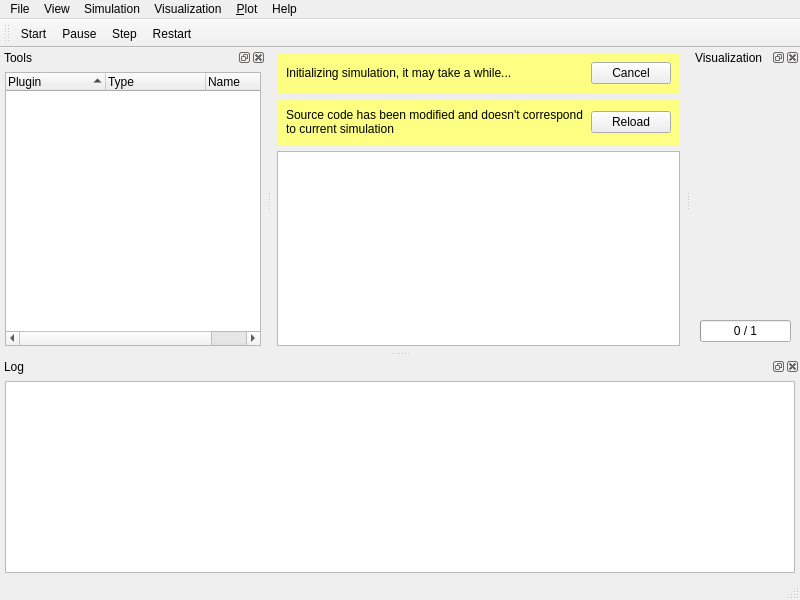
<?xml version="1.0" encoding="UTF-8"?>
<ui version="4.0">
 <class>MainWindow</class>
 <widget class="QMainWindow" name="MainWindow">
  <property name="geometry">
   <rect>
    <x>0</x>
    <y>0</y>
    <width>800</width>
    <height>600</height>
   </rect>
  </property>
  <property name="windowTitle">
   <string>[*]</string>
  </property>
  <property name="documentMode">
   <bool>false</bool>
  </property>
  <property name="dockOptions">
   <set>QMainWindow::AllowTabbedDocks|QMainWindow::AnimatedDocks|QMainWindow::VerticalTabs</set>
  </property>
  <property name="unifiedTitleAndToolBarOnMac">
   <bool>true</bool>
  </property>
  <widget class="QWidget" name="centralwidget">
   <layout class="QVBoxLayout" name="verticalLayout">
    <property name="leftMargin">
     <number>5</number>
    </property>
    <property name="topMargin">
     <number>5</number>
    </property>
    <property name="rightMargin">
     <number>5</number>
    </property>
    <property name="bottomMargin">
     <number>5</number>
    </property>
    <item>
     <widget class="QWidget" name="widgetInitializationInfo" native="true">
      <property name="styleSheet">
       <string notr="true">QWidget#widgetInitializationInfo { background-color: rgb(252, 255, 129); }</string>
      </property>
      <layout class="QHBoxLayout" name="horizontalLayoutInitializationInfo" stretch="1,0">
       <item>
        <widget class="QLabel" name="labelInitializationInfo">
         <property name="text">
          <string>Initializing simulation, it may take a while...</string>
         </property>
         <property name="textFormat">
          <enum>Qt::PlainText</enum>
         </property>
         <property name="wordWrap">
          <bool>true</bool>
         </property>
        </widget>
       </item>
       <item>
        <widget class="QPushButton" name="pushButtonInitializationCancel">
         <property name="text">
          <string>Cancel</string>
         </property>
        </widget>
       </item>
      </layout>
     </widget>
    </item>
    <item>
     <widget class="QWidget" name="widgetModified" native="true">
      <property name="styleSheet">
       <string notr="true">QWidget#widgetModified { background-color: rgb(252, 255, 129); }</string>
      </property>
      <layout class="QHBoxLayout" name="horizontalLayout_2" stretch="1,0">
       <item>
        <widget class="QLabel" name="labelModified">
         <property name="text">
          <string>Source code has been modified and doesn't correspond to current simulation</string>
         </property>
         <property name="textFormat">
          <enum>Qt::PlainText</enum>
         </property>
         <property name="wordWrap">
          <bool>true</bool>
         </property>
        </widget>
       </item>
       <item>
        <widget class="QPushButton" name="pushModifiedReload">
         <property name="text">
          <string>Reload</string>
         </property>
        </widget>
       </item>
      </layout>
     </widget>
    </item>
    <item>
     <widget class="QPlainTextEdit" name="plainTextSourceCode">
      <property name="font">
       <font>
        <family>Monospace</family>
       </font>
      </property>
      <property name="lineWrapMode">
       <enum>QPlainTextEdit::NoWrap</enum>
      </property>
      <property name="readOnly">
       <bool>false</bool>
      </property>
     </widget>
    </item>
   </layout>
  </widget>
  <widget class="QMenuBar" name="menubar">
   <property name="geometry">
    <rect>
     <x>0</x>
     <y>0</y>
     <width>800</width>
     <height>22</height>
    </rect>
   </property>
   <widget class="QMenu" name="menuFile">
    <property name="title">
     <string>File</string>
    </property>
    <addaction name="actionFileNew"/>
    <addaction name="actionFileOpen"/>
    <addaction name="actionFileSave"/>
    <addaction name="actionFileSaveAs"/>
    <addaction name="separator"/>
    <addaction name="actionFileRecent1"/>
    <addaction name="actionFileRecent2"/>
    <addaction name="actionFileRecent3"/>
    <addaction name="actionFileRecent4"/>
    <addaction name="actionFileRecent5"/>
    <addaction name="separator"/>
    <addaction name="actionFileExit"/>
   </widget>
   <widget class="QMenu" name="menuSimulation">
    <property name="title">
     <string>Simulation</string>
    </property>
    <addaction name="actionSimulationStart"/>
    <addaction name="actionSimulationStop"/>
    <addaction name="actionSimulationStep"/>
    <addaction name="actionSimulationReset"/>
   </widget>
   <widget class="QMenu" name="menuAbout">
    <property name="title">
     <string>Help</string>
    </property>
    <addaction name="actionHelpAbout"/>
   </widget>
   <widget class="QMenu" name="menuView">
    <property name="title">
     <string>View</string>
    </property>
    <addaction name="actionViewFullscreen"/>
    <addaction name="separator"/>
   </widget>
   <widget class="QMenu" name="menuVisualization">
    <property name="title">
     <string>Visualization</string>
    </property>
    <addaction name="actionVisualizationResetView"/>
    <addaction name="actionVisualizationScreenshot"/>
    <addaction name="separator"/>
   </widget>
   <widget class="QMenu" name="menu_Plot">
    <property name="title">
     <string>&amp;Plot</string>
    </property>
    <addaction name="actionPlotCreate"/>
   </widget>
   <addaction name="menuFile"/>
   <addaction name="menuView"/>
   <addaction name="menuSimulation"/>
   <addaction name="menuVisualization"/>
   <addaction name="menu_Plot"/>
   <addaction name="menuAbout"/>
  </widget>
  <widget class="QStatusBar" name="statusbar"/>
  <widget class="QToolBar" name="toolBar">
   <property name="windowTitle">
    <string>ToolBar</string>
   </property>
   <property name="movable">
    <bool>true</bool>
   </property>
   <property name="toolButtonStyle">
    <enum>Qt::ToolButtonTextUnderIcon</enum>
   </property>
   <property name="floatable">
    <bool>true</bool>
   </property>
   <attribute name="toolBarArea">
    <enum>TopToolBarArea</enum>
   </attribute>
   <attribute name="toolBarBreak">
    <bool>false</bool>
   </attribute>
   <addaction name="actionSimulationStart"/>
   <addaction name="actionSimulationStop"/>
   <addaction name="actionSimulationStep"/>
   <addaction name="actionSimulationReset"/>
  </widget>
  <widget class="QDockWidget" name="dockWidgetLog">
   <property name="windowTitle">
    <string>Log</string>
   </property>
   <attribute name="dockWidgetArea">
    <number>8</number>
   </attribute>
   <widget class="QWidget" name="dockWidgetLogContents">
    <layout class="QVBoxLayout" name="verticalLayout_4">
     <property name="leftMargin">
      <number>5</number>
     </property>
     <property name="topMargin">
      <number>5</number>
     </property>
     <property name="rightMargin">
      <number>5</number>
     </property>
     <property name="bottomMargin">
      <number>5</number>
     </property>
     <item>
      <widget class="QTextEdit" name="textEditLog">
       <property name="lineWrapMode">
        <enum>QTextEdit::NoWrap</enum>
       </property>
       <property name="readOnly">
        <bool>true</bool>
       </property>
      </widget>
     </item>
    </layout>
   </widget>
  </widget>
  <widget class="QDockWidget" name="dockWidgetTools">
   <property name="windowTitle">
    <string>Tools</string>
   </property>
   <attribute name="dockWidgetArea">
    <number>1</number>
   </attribute>
   <widget class="QWidget" name="dockWidgetContents">
    <layout class="QHBoxLayout" name="horizontalLayout">
     <property name="leftMargin">
      <number>5</number>
     </property>
     <property name="topMargin">
      <number>5</number>
     </property>
     <property name="rightMargin">
      <number>5</number>
     </property>
     <property name="bottomMargin">
      <number>5</number>
     </property>
     <item>
      <widget class="QTreeWidget" name="treeWidgetTools">
       <property name="sortingEnabled">
        <bool>true</bool>
       </property>
       <attribute name="headerShowSortIndicator" stdset="0">
        <bool>true</bool>
       </attribute>
       <attribute name="headerStretchLastSection">
        <bool>true</bool>
       </attribute>
       <column>
        <property name="text">
         <string>Plugin</string>
        </property>
       </column>
       <column>
        <property name="text">
         <string>Type</string>
        </property>
       </column>
       <column>
        <property name="text">
         <string>Name</string>
        </property>
       </column>
      </widget>
     </item>
    </layout>
   </widget>
  </widget>
  <widget class="QDockWidget" name="dockWidgetVisualization">
   <property name="windowTitle">
    <string>Visualization</string>
   </property>
   <attribute name="dockWidgetArea">
    <number>2</number>
   </attribute>
   <widget class="QWidget" name="dockWidgetContents_2">
    <layout class="QVBoxLayout" name="verticalLayout_2">
     <item>
      <widget class="cece::gui::VisualizationWidget" name="visualizationWidget" native="true"/>
     </item>
     <item>
      <widget class="QProgressBar" name="progressBar">
       <property name="maximum">
        <number>1</number>
       </property>
       <property name="value">
        <number>0</number>
       </property>
       <property name="format">
        <string>%v / %m</string>
       </property>
      </widget>
     </item>
    </layout>
   </widget>
  </widget>
  <action name="actionFileNew">
   <property name="text">
    <string>&amp;New</string>
   </property>
   <property name="shortcut">
    <string>Ctrl+N</string>
   </property>
  </action>
  <action name="actionFileOpen">
   <property name="text">
    <string>&amp;Open</string>
   </property>
   <property name="shortcut">
    <string>Ctrl+O</string>
   </property>
  </action>
  <action name="actionFileSave">
   <property name="text">
    <string>&amp;Save</string>
   </property>
   <property name="shortcut">
    <string>Ctrl+S</string>
   </property>
  </action>
  <action name="actionFileSaveAs">
   <property name="text">
    <string>Save &amp;As...</string>
   </property>
   <property name="shortcut">
    <string>Ctrl+Shift+S</string>
   </property>
  </action>
  <action name="actionFileRecent1">
   <property name="text">
    <string>&amp;1 recent 1</string>
   </property>
  </action>
  <action name="actionFileExit">
   <property name="text">
    <string>&amp;Exit</string>
   </property>
   <property name="shortcut">
    <string>Ctrl+Q</string>
   </property>
  </action>
  <action name="actionSimulationStart">
   <property name="icon">
    <iconset resource="../resources/icons.qrc">
     <normaloff>:/cece/icons/play-24.png</normaloff>:/cece/icons/play-24.png</iconset>
   </property>
   <property name="text">
    <string>&amp;Start</string>
   </property>
   <property name="statusTip">
    <string>Start simulation</string>
   </property>
   <property name="shortcut">
    <string>F5</string>
   </property>
  </action>
  <action name="actionSimulationStop">
   <property name="icon">
    <iconset resource="../resources/icons.qrc">
     <normaloff>:/cece/icons/stop-24.png</normaloff>:/cece/icons/stop-24.png</iconset>
   </property>
   <property name="text">
    <string>&amp;Pause</string>
   </property>
   <property name="statusTip">
    <string>Pause running simulation</string>
   </property>
   <property name="shortcut">
    <string>F6</string>
   </property>
  </action>
  <action name="actionSimulationStep">
   <property name="icon">
    <iconset resource="../resources/icons.qrc">
     <normaloff>:/cece/icons/step-24.png</normaloff>:/cece/icons/step-24.png</iconset>
   </property>
   <property name="text">
    <string>S&amp;tep</string>
   </property>
   <property name="statusTip">
    <string>Do a simulation step</string>
   </property>
   <property name="shortcut">
    <string>F7</string>
   </property>
  </action>
  <action name="actionSimulationReset">
   <property name="icon">
    <iconset resource="../resources/icons.qrc">
     <normaloff>:/cece/icons/restart-24.png</normaloff>:/cece/icons/restart-24.png</iconset>
   </property>
   <property name="text">
    <string>&amp;Restart</string>
   </property>
   <property name="statusTip">
    <string>Reload simulation</string>
   </property>
   <property name="shortcut">
    <string>F8</string>
   </property>
  </action>
  <action name="actionVisualizationScreenshot">
   <property name="text">
    <string>Screenshot</string>
   </property>
   <property name="statusTip">
    <string>Create a screenshot of current visualization</string>
   </property>
  </action>
  <action name="actionHelpAbout">
   <property name="text">
    <string>About</string>
   </property>
  </action>
  <action name="actionViewFullscreen">
   <property name="checkable">
    <bool>true</bool>
   </property>
   <property name="text">
    <string>Fullscreen</string>
   </property>
   <property name="shortcut">
    <string>F11</string>
   </property>
  </action>
  <action name="actionFileRecent2">
   <property name="text">
    <string>&amp;2 recent 2</string>
   </property>
  </action>
  <action name="actionFileRecent3">
   <property name="text">
    <string>&amp;3 recent 3</string>
   </property>
  </action>
  <action name="actionFileRecent4">
   <property name="text">
    <string>&amp;4 recent 4</string>
   </property>
  </action>
  <action name="actionFileRecent5">
   <property name="text">
    <string>&amp;5 recent 5</string>
   </property>
  </action>
  <action name="actionSimulationInitialize">
   <property name="text">
    <string>Initialize</string>
   </property>
   <property name="statusTip">
    <string>Initialize simulation</string>
   </property>
  </action>
  <action name="actionPlotCreate">
   <property name="text">
    <string>&amp;Create...</string>
   </property>
  </action>
  <action name="actionVisualizationResetView">
   <property name="text">
    <string>Reset view</string>
   </property>
  </action>
 </widget>
 <customwidgets>
  <customwidget>
   <class>cece::gui::VisualizationWidget</class>
   <extends>QWidget</extends>
   <header>VisualizationWidget.hpp</header>
  </customwidget>
 </customwidgets>
 <resources>
  <include location="../resources/icons.qrc"/>
 </resources>
 <connections>
  <connection>
   <sender>plainTextSourceCode</sender>
   <signal>modificationChanged(bool)</signal>
   <receiver>MainWindow</receiver>
   <slot>sourceCodeWasModified(bool)</slot>
   <hints>
    <hint type="sourcelabel">
     <x>563</x>
     <y>335</y>
    </hint>
    <hint type="destinationlabel">
     <x>301</x>
     <y>88</y>
    </hint>
   </hints>
  </connection>
  <connection>
   <sender>pushButtonInitializationCancel</sender>
   <signal>pressed()</signal>
   <receiver>MainWindow</receiver>
   <slot>simulatorInitializationCancel()</slot>
   <hints>
    <hint type="sourcelabel">
     <x>666</x>
     <y>120</y>
    </hint>
    <hint type="destinationlabel">
     <x>670</x>
     <y>87</y>
    </hint>
   </hints>
  </connection>
  <connection>
   <sender>pushModifiedReload</sender>
   <signal>clicked()</signal>
   <receiver>actionSimulationReset</receiver>
   <slot>trigger()</slot>
   <hints>
    <hint type="sourcelabel">
     <x>631</x>
     <y>153</y>
    </hint>
    <hint type="destinationlabel">
     <x>-1</x>
     <y>-1</y>
    </hint>
   </hints>
  </connection>
  <connection>
   <sender>actionFileExit</sender>
   <signal>triggered()</signal>
   <receiver>MainWindow</receiver>
   <slot>close()</slot>
   <hints>
    <hint type="sourcelabel">
     <x>-1</x>
     <y>-1</y>
    </hint>
    <hint type="destinationlabel">
     <x>399</x>
     <y>299</y>
    </hint>
   </hints>
  </connection>
 </connections>
 <slots>
  <slot>sourceCodeWasModified(bool)</slot>
  <slot>simulatorInitializationCancel()</slot>
  <slot>simulatorInitializationStart()</slot>
 </slots>
</ui>
